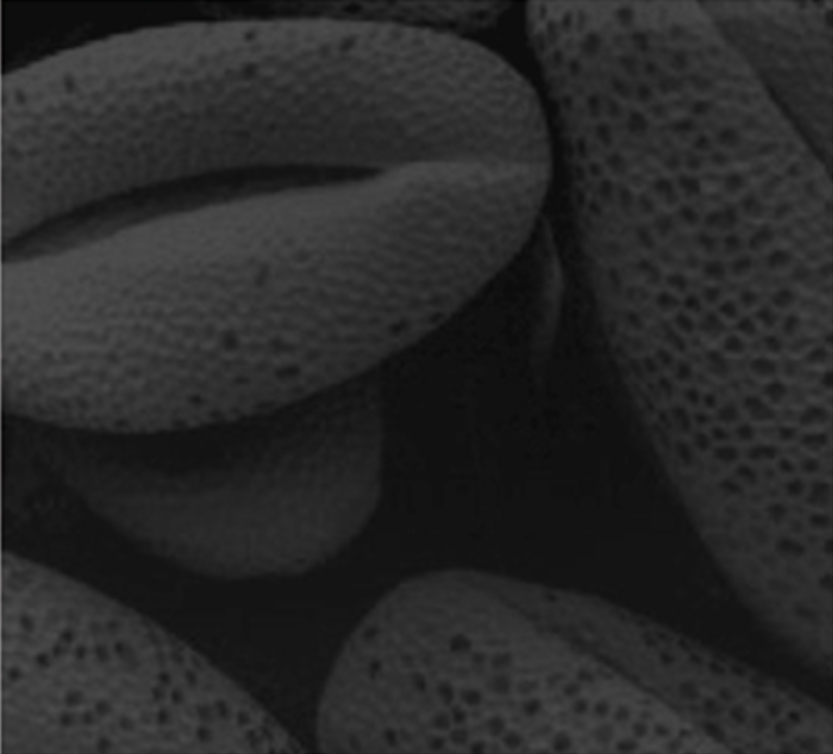
%> input picture Lab 3/Data/cells.png, 833 x 754 px
$ octave Task_2.m   (GNU Octave 9; MATLAB toolbox functions it lacks are replaced by stand-ins)
%> lines starting %> are read from the running program, lines starting %| are printed output that depends on the picture; in (x1, y1, x2, y2) boxes, pixels count from 0 and x2, y2 are one past the last pixel; in counts of white or black regions, pixels touching at a corner belong together; the program's own positions count from 1
% % % % % % % % % % % % % % % % % % % % % % % % % % % % % % % % % % % % % %
% Instituto Superior Tecnico
% Computational Vision - Lab 3
%
% Authors:
% David Marafuz Gaspar - 106541
% Pedro Gaspar Mónico - 106626
%
% % % % % % % % % % % % % % % % % % % % % % % % % % % % % % % % % % % % % %

%% Task 2

% 1. Load the Image
img_data = imread('./Data/cells.png');
%> img_data is the input picture: size 754x833x3 uint8; mean R, G, B 41, 41, 41

% Check if the image is RGB and convert to grayscale if necessary
if size(img_data, 3) == 3
    img_uint8 = rgb2gray(img_data);
else
    img_uint8 = img_data;
end

% Convert to double [0, 1] as per instructions
img = im2double(img_uint8);

% 2. Manual Thresholding
manual_thresh_value = 0.25;
img_manual = img > manual_thresh_value;
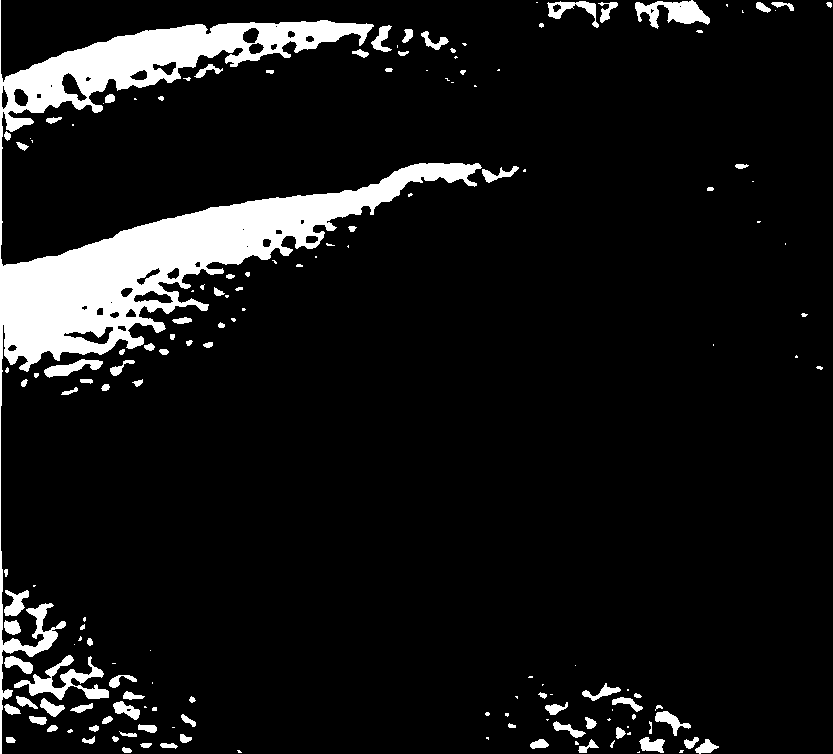
%> img_manual: size 754x833 logical; 8.9% white; 163 white regions (71 under 20 px), largest, box (x1, y1, x2, y2) and area: (0, 0, 482, 754) 43989, (14, 655, 109, 700) 1445, (635, 0, 710, 29) 1120

% 3. Automatic Thresholding (Otsu's Method)
auto_level = graythresh(img);
%> auto_level = 0.145
img_auto = imbinarize(img, auto_level);
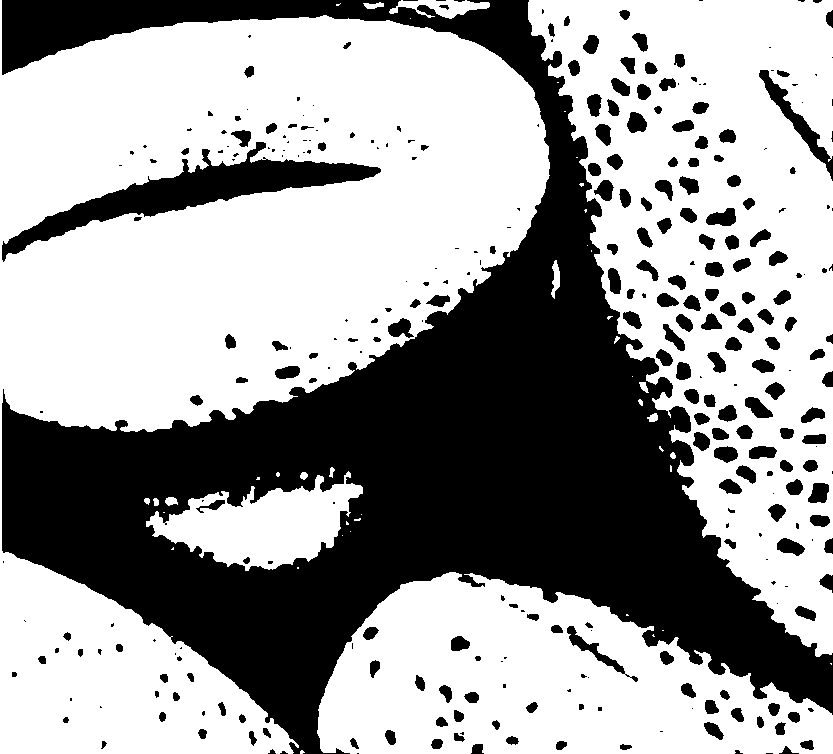
%> img_auto: size 754x833 logical; 61.7% white; 321 black regions (124 under 20 px), largest, box (x1, y1, x2, y2) and area: (2, 0, 833, 754) 203747, (2, 142, 381, 262) 10148, (759, 70, 833, 181) 1373

% 4. Visualization
figure('Name', 'Task 2: Binarization Results', 'NumberTitle', 'off');

% Original Image
subplot(1, 3, 1);
imshow(img);
title('Original Grayscale');

% Manual Result
subplot(1, 3, 2);
imshow(img_manual);
title(['Manual Threshold: ' num2str(manual_thresh_value)]);

% Automatic Result
subplot(1, 3, 3);
imshow(img_auto);
title(['Auto Threshold (Otsu): ' num2str(auto_level, 3)]);

fprintf('--- Binarization Results ---\n');
fprintf('Selected Manual Threshold: %.2f\n', manual_thresh_value);
fprintf('Calculated Automatic Threshold (Otsu): %.4f\n', auto_level);
%| Calculated Automatic Threshold (Otsu): 0.1451
